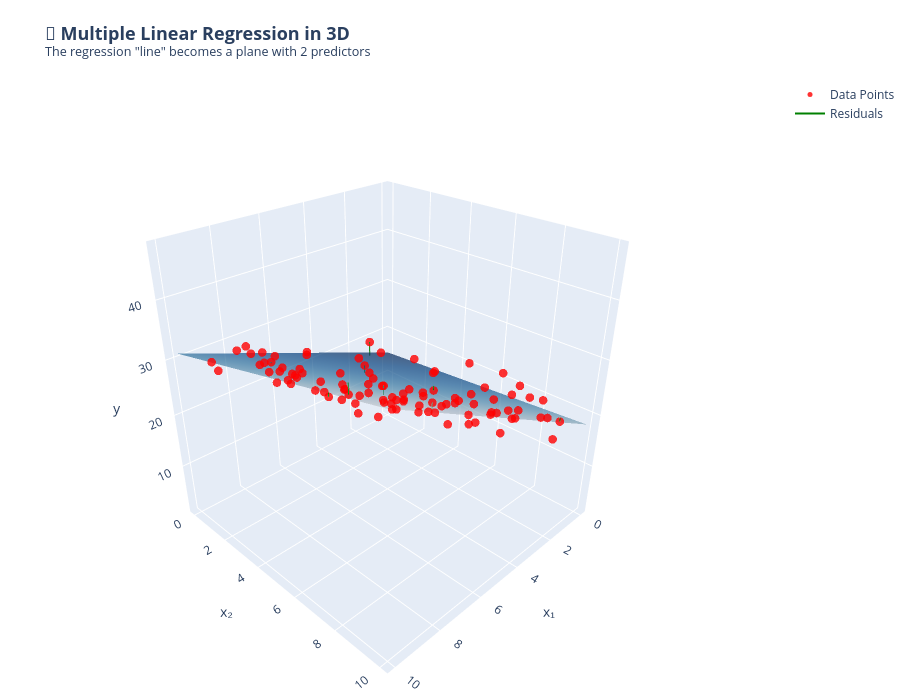

The code cell stored with this chart in its notebook:
### Markdown cell above
---

# 2. Multiple Regression Model

<a id='2-multiple-regression-model'></a>

## 📐 The Mathematical Model

### Model Statement

$$y = \theta_0 + \theta_1 x_1 + \theta_2 x_2 + \cdots + \theta_p x_p + \varepsilon$$

### Matrix Notation

$$\mathbf{y} = \mathbf{X}\boldsymbol{\theta} + \boldsymbol{\varepsilon}$$

Where:
- $\mathbf{y}$: $m \times 1$ vector of responses (what we're predicting)
- $\mathbf{X}$: $m \times (p + 1)$ design matrix (includes intercept column of 1s)
- $\boldsymbol{\theta}$: $(p + 1) \times 1$ vector of coefficients $[\theta_0, \theta_1, \ldots, \theta_p]^T$
- $\boldsymbol{\varepsilon}$: $m \times 1$ vector of errors

### Least Squares Objective

We minimize the **sum of squared residuals**:

$$\min_{\boldsymbol{\theta}} \|\mathbf{y} - \mathbf{X}\boldsymbol{\theta}\|^2 = \min_{\boldsymbol{\theta}} \sum_{i=1}^{m} (y_i - \hat{y}_i)^2$$

### Closed-Form Solution (Normal Equation)

$$\hat{\boldsymbol{\theta}} = (\mathbf{X}^T\mathbf{X})^{-1}\mathbf{X}^T\mathbf{y}$$

### Code cell
# ============================================
# Interactive 3D Visualization: Regression Plane
# ============================================

# Generate data for 2 predictors
np.random.seed(42)
n = 100

x1 = np.random.uniform(0, 10, n)
x2 = np.random.uniform(0, 10, n)

# True model: y = 2 + 3*x1 + 1.5*x2 + noise
y_3d = 2 + 3*x1 + 1.5*x2 + np.random.normal(0, 2, n)

# Fit the model
X_3d = np.column_stack([np.ones(n), x1, x2])
theta_hat = np.linalg.lstsq(X_3d, y_3d, rcond=None)[0]

# Create mesh for the plane
x1_mesh, x2_mesh = np.meshgrid(
    np.linspace(0, 10, 30),
    np.linspace(0, 10, 30)
)
y_mesh = theta_hat[0] + theta_hat[1]*x1_mesh + theta_hat[2]*x2_mesh

# Create the 3D plot
fig = go.Figure()

# Add the regression plane
fig.add_trace(go.Surface(
    x=x1_mesh, y=x2_mesh, z=y_mesh,
    colorscale='Blues',
    opacity=0.7,
    name='Regression Plane',
    showscale=False,
    hovertemplate='x₁: %{x:.1f}<br>x₂: %{y:.1f}<br>ŷ: %{z:.1f}<extra>Regression Plane</extra>'
))

# Add data points
fig.add_trace(go.Scatter3d(
    x=x1, y=x2, z=y_3d,
    mode='markers',
    marker=dict(size=5, color='red', opacity=0.8),
    name='Data Points',
    hovertemplate='x₁: %{x:.1f}<br>x₂: %{y:.1f}<br>y: %{z:.1f}<extra>Data Point</extra>'
))

# Add residual lines (for a subset of points)
y_pred_3d = theta_hat[0] + theta_hat[1]*x1 + theta_hat[2]*x2
for i in range(0, n, 10):  # Every 10th point
    fig.add_trace(go.Scatter3d(
        x=[x1[i], x1[i]],
        y=[x2[i], x2[i]],
        z=[y_3d[i], y_pred_3d[i]],
        mode='lines',
        line=dict(color='green', width=2),
        showlegend=(i == 0),
        name='Residuals'
    ))

fig.update_layout(
    title=dict(
        text='<b>📐 Multiple Linear Regression in 3D</b><br><sup>The regression "line" becomes a plane with 2 predictors</sup>',
        font=dict(size=18)
    ),
    scene=dict(
        xaxis_title='x₁',
        yaxis_title='x₂',
        zaxis_title='y',
        camera=dict(eye=dict(x=1.5, y=1.5, z=1.2))
    ),
    width=900,
    height=700,
    margin=dict(l=0, r=0, t=80, b=0)
)

fig.show()

print("\n📊 Fitted Model:")
print(f"   ŷ = {theta_hat[0]:.2f} + {theta_hat[1]:.2f}·x₁ + {theta_hat[2]:.2f}·x₂")
print(f"\n   True model: y = 2 + 3·x₁ + 1.5·x₂ + ε")
print(f"\n💡 The green lines show the residuals (prediction errors)")
print(f"   OLS minimizes the sum of squared lengths of these lines!")

### Figure 1 — Plotly figure (JSON) as saved in the notebook; plotly's stock layout.template omitted (floating-point values rounded to 4 significant figures; data arrays with more than 128 entries replaced by an {"elided": "..."} marker saying what was removed)
{"data": [{"colorscale": [[0, "rgb(247,251,255)"], [0.125, "rgb(222,235,247)"], [0.25, "rgb(198,219,239)"], [0.375, "rgb(158,202,225)"], [0.5, "rgb(107,174,214)"], [0.625, "rgb(66,146,198)"], [0.75, "rgb(33,113,181)"], [0.875, "rgb(8,81,156)"], [1, "rgb(8,48,107)"]], "hovertemplate": "x₁: %{x:.1f}<br>x₂: %{y:.1f}<br>ŷ: %{z:.1f}<extra>Regression Plane</extra>", "name": "Regression Plane", "opacity": 0.7, "showscale": false, "type": "surface", "x": {"elided": "30x30 float values"}, "y": {"elided": "30x30 float values"}, "z": {"elided": "30x30 float values"}}, {"hovertemplate": "x₁: %{x:.1f}<br>x₂: %{y:.1f}<br>y: %{z:.1f}<extra>Data Point</extra>", "marker": {"color": "red", "opacity": 0.8, "size": 5}, "mode": "markers", "name": "Data Points", "type": "scatter3d", "x": [3.745, 9.507, 7.32, 5.987, 1.56, 1.56, 0.5808, 8.662, 6.011, 7.081, 0.2058, 9.699, 8.324, 2.123, 1.818, 1.834, 3.042, 5.248, 4.319, 2.912, 6.119, 1.395, 2.921, 3.664, 4.561, 7.852, 1.997, 5.142, 5.924, 0.4645, 6.075, 1.705, 0.6505, 9.489, 9.656, 8.084, 3.046, 0.9767, 6.842, 4.402, 1.22, 4.952, 0.3439, 9.093, 2.588, 6.625, 3.117, 5.201, 5.467, 1.849, 9.696, 7.751, 9.395, 8.948, 5.979, 9.219, 0.8849, 1.96, 0.4523, 3.253, 3.887, 2.713, 8.287, 3.568, 2.809, 5.427, 1.409, 8.022, 0.7455, 9.869, 7.722, 1.987, 0.05522, 8.155, 7.069, 7.29, 7.713, 0.7404, 3.585, 1.159, 8.631, 6.233, 3.309, 0.6356, 3.11, 3.252, 7.296, 6.376, 8.872, 4.722, 1.196, 7.132, 7.608, 5.613, 7.71, 4.938, 5.227, 4.275, 0.2542, 1.079], "y": [0.3143, 6.364, 3.144, 5.086, 9.076, 2.493, 4.104, 7.556, 2.288, 0.7698, 2.898, 1.612, 9.297, 8.081, 6.334, 8.715, 8.037, 1.866, 8.926, 5.393, 8.074, 8.961, 3.18, 1.101, 2.279, 4.271, 8.18, 8.607, 0.06952, 5.107, 4.174, 2.221, 1.199, 3.376, 9.429, 3.232, 5.188, 7.03, 3.636, 9.718, 9.624, 2.518, 4.972, 3.009, 2.848, 0.3689, 6.096, 5.027, 0.5148, 2.786, 9.083, 2.396, 1.449, 4.895, 9.857, 2.421, 6.721, 7.616, 2.376, 7.282, 3.678, 6.323, 6.335, 5.358, 0.9029, 8.353, 3.208, 1.865, 0.4078, 5.909, 6.776, 0.1659, 5.121, 2.265, 6.452, 1.744, 6.909, 3.867, 9.367, 1.375, 3.411, 1.135, 9.247, 8.773, 2.579, 6.6, 8.172, 5.552, 5.297, 2.419, 0.931, 8.972, 9.004, 6.331, 3.39, 3.492, 7.26, 8.971, 8.871, 7.799], "z": [12.35, 40.53, 29.26, 26.16, 24.03, 11.37, 7.516, 40.63, 21.52, 25.97, 9.281, 31.87, 42.85, 21.32, 18.6, 24.37, 22.69, 19.03, 26.57, 17.2, 32.31, 20.31, 16.09, 16.3, 19.13, 34.87, 19.73, 35.78, 21.13, 9.34, 24.35, 11.41, 5.303, 36.96, 46.06, 30.95, 17.23, 12.45, 27.09, 31.49, 20.53, 18.14, 10.84, 34.56, 12.27, 22.74, 20.61, 22.86, 19.89, 12.85, 46.88, 30.96, 29.6, 34.31, 35.75, 34.31, 15.77, 27.01, 8.063, 24.95, 21.09, 20.93, 35.73, 22.26, 10.24, 30.34, 10.07, 29.03, 9.477, 36.74, 36.7, 4.985, 8.903, 32.04, 33.01, 24.33, 34.07, 11.38, 25.34, 7.972, 33.1, 21.1, 30.09, 18.33, 11.15, 22.03, 34.82, 31.16, 34.98, 19.56, 7.994, 38.59, 35.93, 27.67, 29.26, 20.75, 32.1, 29.09, 13.55, 18.77]}, {"line": {"color": "green", "width": 2}, "mode": "lines", "name": "Residuals", "showlegend": true, "type": "scatter3d", "x": [3.745, 3.745], "y": [0.3143, 0.3143], "z": [12.35, 13.32]}, {"line": {"color": "green", "width": 2}, "mode": "lines", "name": "Residuals", "showlegend": false, "type": "scatter3d", "x": [0.2058, 0.2058], "y": [2.898, 2.898], "z": [9.281, 7.188]}, {"line": {"color": "green", "width": 2}, "mode": "lines", "name": "Residuals", "showlegend": false, "type": "scatter3d", "x": [6.119, 6.119], "y": [8.074, 8.074], "z": [32.31, 33.03]}, {"line": {"color": "green", "width": 2}, "mode": "lines", "name": "Residuals", "showlegend": false, "type": "scatter3d", "x": [6.075, 6.075], "y": [4.174, 4.174], "z": [24.35, 26.49]}, {"line": {"color": "green", "width": 2}, "mode": "lines", "name": "Residuals", "showlegend": false, "type": "scatter3d", "x": [1.22, 1.22], "y": [9.624, 9.624], "z": [20.53, 21.22]}, {"line": {"color": "green", "width": 2}, "mode": "lines", "name": "Residuals", "showlegend": false, "type": "scatter3d", "x": [9.696, 9.696], "y": [9.083, 9.083], "z": [46.88, 45.18]}, {"line": {"color": "green", "width": 2}, "mode": "lines", "name": "Residuals", "showlegend": false, "type": "scatter3d", "x": [3.887, 3.887], "y": [3.678, 3.678], "z": [21.09, 19.26]}, {"line": {"color": "green", "width": 2}, "mode": "lines", "name": "Residuals", "showlegend": false, "type": "scatter3d", "x": [7.722, 7.722], "y": [6.776, 6.776], "z": [36.7, 35.6]}, {"line": {"color": "green", "width": 2}, "mode": "lines", "name": "Residuals", "showlegend": false, "type": "scatter3d", "x": [8.631, 8.631], "y": [3.411, 3.411], "z": [33.1, 32.73]}, {"line": {"color": "green", "width": 2}, "mode": "lines", "name": "Residuals", "showlegend": false, "type": "scatter3d", "x": [1.196, 1.196], "y": [0.931, 0.931], "z": [7.994, 6.858]}], "layout": {"height": 700, "margin": {"b": 0, "l": 0, "r": 0, "t": 80}, "scene": {"camera": {"eye": {"x": 1.5, "y": 1.5, "z": 1.2}}, "xaxis": {"title": {"text": "x₁"}}, "yaxis": {"title": {"text": "x₂"}}, "zaxis": {"title": {"text": "y"}}}, "title": {"font": {"size": 18}, "text": "<b>📐 Multiple Linear Regression in 3D</b><br><sup>The regression \"line\" becomes a plane with 2 predictors</sup>"}, "width": 900}}
